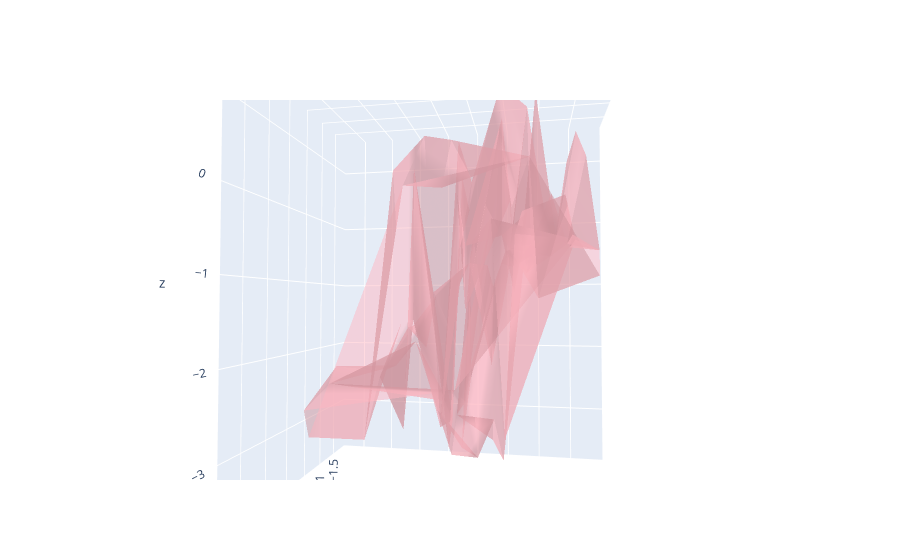

The notebook cell saved with this chart:
### Code cell
import plotly.graph_objects as go
import numpy as np
from numpy.lib.npyio import DataSource

# Download data set from plotly repo
pts = np.loadtxt(DataSource().open('https://raw.githubusercontent.com/plotly/datasets/master/mesh_dataset.txt'))
x, y, z = pts.T

fig = go.Figure(data=[go.Mesh3d(x=x, y=y, z=z, color='lightpink', opacity=0.50)])
fig.show()
